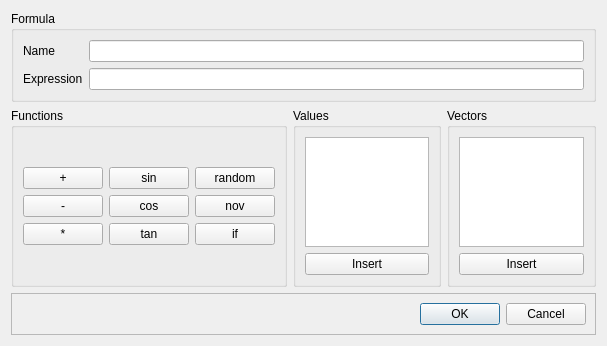
<?xml version="1.0" encoding="UTF-8"?>
<ui version="4.0">
 <class>GUIEquationEditor</class>
 <widget class="QDialog" name="GUIEquationEditor">
  <property name="geometry">
   <rect>
    <x>0</x>
    <y>0</y>
    <width>607</width>
    <height>346</height>
   </rect>
  </property>
  <property name="windowTitle">
   <string>Dialog</string>
  </property>
  <layout class="QGridLayout" name="gridLayout_2">
   <item row="1" column="0">
    <widget class="QGroupBox" name="groupBox_2">
     <property name="title">
      <string>Functions</string>
     </property>
     <layout class="QGridLayout" name="gridLayout_4">
      <item row="0" column="0">
       <layout class="QGridLayout" name="gridLayout_3">
        <item row="0" column="0">
         <widget class="QPushButton" name="pushButton_plus">
          <property name="text">
           <string>+</string>
          </property>
         </widget>
        </item>
        <item row="1" column="0">
         <widget class="QPushButton" name="pushButton_minus">
          <property name="text">
           <string>-</string>
          </property>
         </widget>
        </item>
        <item row="2" column="0">
         <widget class="QPushButton" name="pushButton_multi">
          <property name="text">
           <string>*</string>
          </property>
         </widget>
        </item>
        <item row="0" column="1">
         <widget class="QPushButton" name="pushButton_sin">
          <property name="text">
           <string>sin</string>
          </property>
         </widget>
        </item>
        <item row="1" column="1">
         <widget class="QPushButton" name="pushButton_cos">
          <property name="text">
           <string>cos</string>
          </property>
         </widget>
        </item>
        <item row="2" column="1">
         <widget class="QPushButton" name="pushButton_tan">
          <property name="text">
           <string>tan</string>
          </property>
         </widget>
        </item>
        <item row="0" column="2">
         <widget class="QPushButton" name="pushButton_random">
          <property name="text">
           <string>random</string>
          </property>
         </widget>
        </item>
        <item row="1" column="2">
         <widget class="QPushButton" name="pushButton_nov">
          <property name="text">
           <string>nov</string>
          </property>
         </widget>
        </item>
        <item row="2" column="2">
         <widget class="QPushButton" name="pushButton_if">
          <property name="text">
           <string>if</string>
          </property>
         </widget>
        </item>
       </layout>
      </item>
     </layout>
    </widget>
   </item>
   <item row="1" column="1">
    <widget class="QGroupBox" name="groupBox_3">
     <property name="title">
      <string>Values</string>
     </property>
     <layout class="QVBoxLayout" name="verticalLayout_3">
      <item>
       <layout class="QVBoxLayout" name="verticalLayout_2">
        <item>
         <widget class="QListWidget" name="listWidget_Values"/>
        </item>
        <item>
         <widget class="QPushButton" name="pushButton_values">
          <property name="text">
           <string>Insert</string>
          </property>
         </widget>
        </item>
       </layout>
      </item>
     </layout>
    </widget>
   </item>
   <item row="1" column="2">
    <widget class="QGroupBox" name="groupBox_4">
     <property name="title">
      <string>Vectors</string>
     </property>
     <layout class="QVBoxLayout" name="verticalLayout_5">
      <item>
       <layout class="QVBoxLayout" name="verticalLayout_4">
        <item>
         <widget class="QListWidget" name="listWidget_Vectors"/>
        </item>
        <item>
         <widget class="QPushButton" name="pushButton_vectors">
          <property name="text">
           <string>Insert</string>
          </property>
         </widget>
        </item>
       </layout>
      </item>
     </layout>
    </widget>
   </item>
   <item row="2" column="0" colspan="3">
    <widget class="QFrame" name="frame">
     <property name="frameShape">
      <enum>QFrame::StyledPanel</enum>
     </property>
     <property name="frameShadow">
      <enum>QFrame::Raised</enum>
     </property>
     <layout class="QHBoxLayout" name="horizontalLayout">
      <item>
       <widget class="QDialogButtonBox" name="buttonBox">
        <property name="orientation">
         <enum>Qt::Horizontal</enum>
        </property>
        <property name="standardButtons">
         <set>QDialogButtonBox::Cancel|QDialogButtonBox::Ok</set>
        </property>
       </widget>
      </item>
     </layout>
    </widget>
   </item>
   <item row="0" column="0" colspan="3">
    <widget class="QGroupBox" name="groupBox">
     <property name="title">
      <string>Formula</string>
     </property>
     <layout class="QGridLayout" name="gridLayout">
      <item row="0" column="0">
       <layout class="QVBoxLayout" name="verticalLayout">
        <item>
         <widget class="QLabel" name="label_name">
          <property name="text">
           <string>Name</string>
          </property>
         </widget>
        </item>
       </layout>
      </item>
      <item row="0" column="1">
       <widget class="QLineEdit" name="lineEdit_name"/>
      </item>
      <item row="1" column="0">
       <widget class="QLabel" name="label_2">
        <property name="text">
         <string>Expression</string>
        </property>
       </widget>
      </item>
      <item row="1" column="1">
       <widget class="QLineEdit" name="lineEdit_exp"/>
      </item>
     </layout>
    </widget>
   </item>
  </layout>
 </widget>
 <resources/>
 <connections>
  <connection>
   <sender>buttonBox</sender>
   <signal>accepted()</signal>
   <receiver>GUIEquationEditor</receiver>
   <slot>accept()</slot>
   <hints>
    <hint type="sourcelabel">
     <x>267</x>
     <y>290</y>
    </hint>
    <hint type="destinationlabel">
     <x>157</x>
     <y>274</y>
    </hint>
   </hints>
  </connection>
  <connection>
   <sender>buttonBox</sender>
   <signal>rejected()</signal>
   <receiver>GUIEquationEditor</receiver>
   <slot>reject()</slot>
   <hints>
    <hint type="sourcelabel">
     <x>335</x>
     <y>290</y>
    </hint>
    <hint type="destinationlabel">
     <x>286</x>
     <y>274</y>
    </hint>
   </hints>
  </connection>
 </connections>
</ui>
